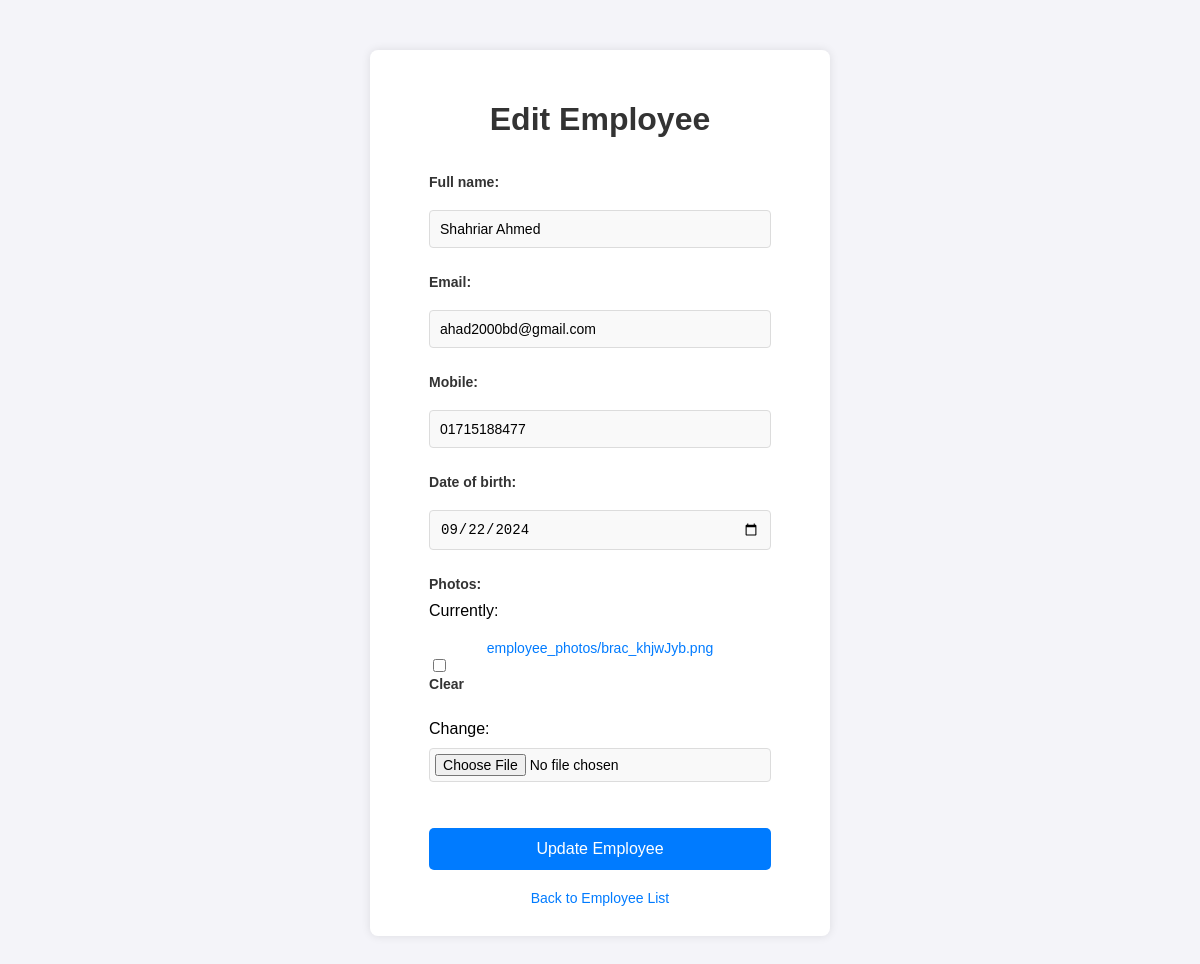
/employees/edit/4/, run on the app's committed database.
### employee/models.py (models this page shows, shortened)
class Employees(models.Model):
    full_name = models.CharField(max_length = 100)
    email = models.EmailField(unique = True)
    mobile = models.CharField(max_length = 15)
    date_of_birth = models.DateField()
    photos = models.ImageField(upload_to='employee_photos/', blank=True, null=True)

### employee/views.py (the view)
# urls.py: path('edit/<int:employee_id>/', edit_employee, name = 'edit_employee'),
def edit_employee(request, employee_id):
    form = EmployeeForm()
    employee = get_object_or_404(Employees, id=employee_id)
    if request.method == 'POST':
        form = EmployeeForm(request.POST, request.FILES, instance=employee)
        if form.is_valid():
            employee = form.save(commit=False)
            if 'photos' in request.FILES:
                img = Image.open(employee.photos)
                img = img.resize((300, 300))
                img.save(employee.photos.path)
            employee.save()
            return redirect('employee_list')
    else:
        form = EmployeeForm(instance=employee)
    return render(request, 'employees/edit_employee.html', {'form': form, 'employee':employee})

### employee/forms.py
class EmployeeForm(forms.ModelForm):
    date_of_birth = forms.DateField(widget = forms.TextInput(attrs = {'type':'date'}))
    class Meta:
        model = Employees
        fields = ['full_name', 'email', 'mobile', 'date_of_birth', 'photos']

### templates/employees/edit_employee.html (shortened to what this page needs)
{% load static %}
<!DOCTYPE html>
<html lang="en">
<head>
    <link rel="stylesheet" href="{% static 'css/edit_employee.css' %}">
</head>
<body>
    <div class="form-container">
        <h1>Edit Employee</h1>
        <form method="post" enctype="multipart/form-data">
            {{ form.as_p }}
            <button type="submit">Update Employee</button>
        </form>
        <a href="{% url 'employee_list' %}">Back to Employee List</a>
    </div>
</body>
</html>

### static/css/edit_employee.css (style rules this page uses)
body { font-family: Arial, sans-serif; background-color: #f4f4f9; margin: 0; padding: 0; display: flex; justify-content: center; align-items: flex-start; min-height: 100vh; padding: 50px 0; }
h1 { text-align: center; color: #333; margin-bottom: 20px; }
.form-container { background-color: #ffffff; padding: 30px; border-radius: 8px; box-shadow: 0 0 10px rgba(0, 0, 0, 0.1); width: 400px; margin: 0 auto; display: flex; flex-direction: column; justify-content: space-between; align-items: center; min-height: 500px; }
label { font-size: 14px; font-weight: bold; margin-bottom: 10px; display: block; color: #333; }
input[type="text"], input[type="email"], input[type="file"], input[type="date"], select { width: 100%; padding: 10px; margin: 10px 0; border: 1px solid #ccc; border-radius: 4px; box-sizing: border-box; font-size: 14px; background-color: #f4f4f9; }
input[type="file"] { padding: 5px; font-size: 13px; }
button { width: 100%; padding: 12px 20px; background-color: #007bff; color: white; border: none; border-radius: 4px; cursor: pointer; font-size: 16px; margin-top: 20px; }
a { display: block; margin-top: 20px; color: #007bff; text-decoration: none; font-size: 14px; text-align: center; }
input[type="text"], input[type="email"], input[type="date"], input[type="file"] { background-color: #f9f9f9; border: 1px solid #dcdcdc; }
input[type="file"] { padding: 5px; font-size: 14px; }
button { background-color: #007bff; color: #fff; font-size: 16px; padding: 12px 0; border: none; border-radius: 5px; cursor: pointer; transition: background-color 0.3s ease; }

### data on the page
Employees: full_name "Shahriar Ahmed", email "ahad2000bd@gmail.com", mobile "01715188477", date_of_birth "09/22/2024"
